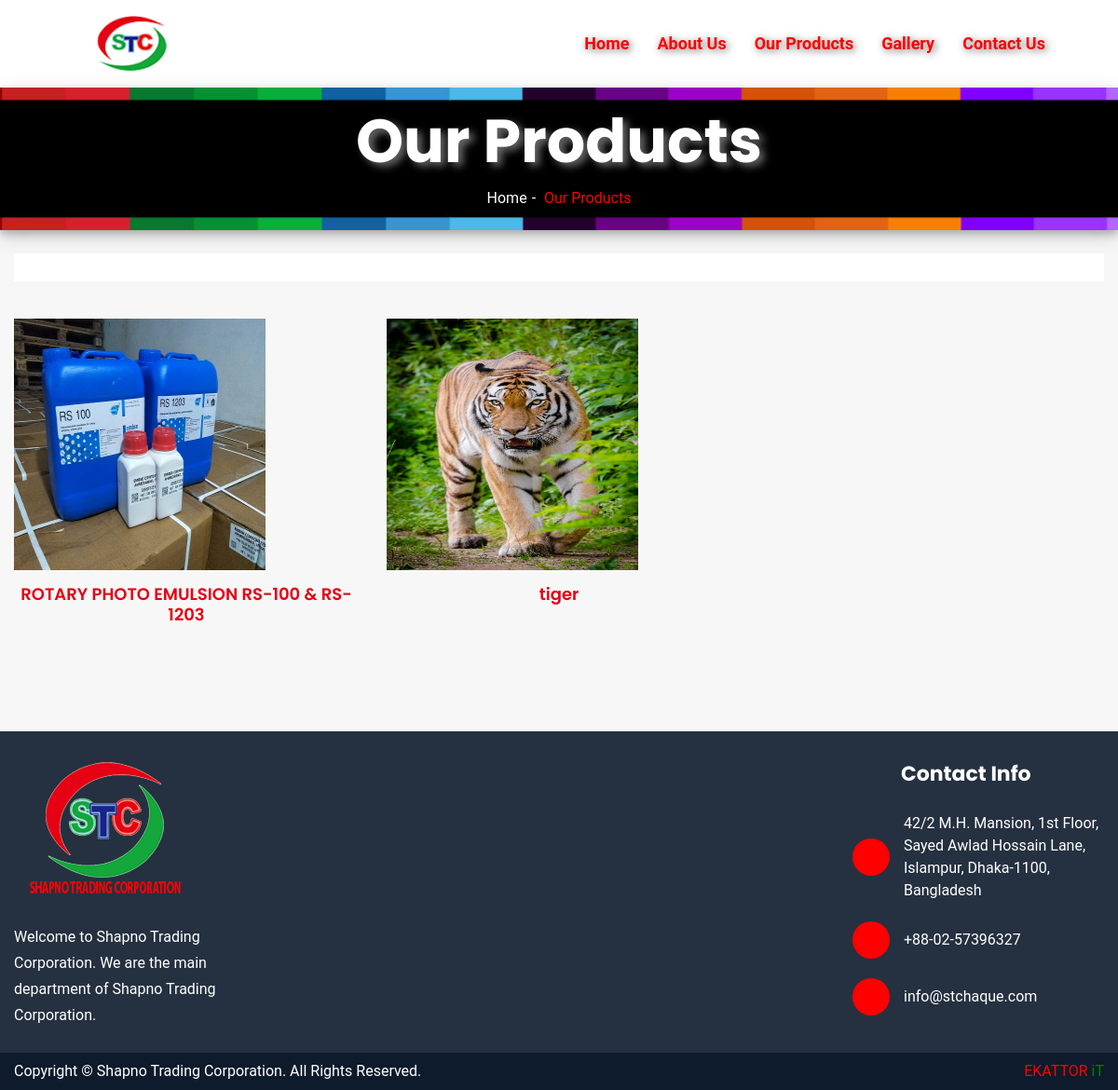
/product, run on the app's committed database.
### home/models.py (models this page shows, shortened)
class Product(models.Model):
    CATEGORY_CHOICES = (
        ('Rotary Nickel Screen', 'Rotary Nickel Screen'),
        ('Flat Bed Screen', 'Flat Bed Screen'),
        ('Reactive Dyes', 'Reactive Dyes'),
        ('Auxiliaries', 'Auxiliaries'),
    )
    title = models.CharField(max_length=100)
    category = models.CharField(max_length=100, choices=CATEGORY_CHOICES,)
    image = models.ImageField(upload_to='product')

### home/views.py (the view)
# urls.py: path('product', views.ProductView.as_view(), name='product'),  # product
class ProductView(View):
    def get(self, request):
        context = {
            'product': Product.objects.all(),
            'title': "Product",
            'pageview': "Home"
        }
        return render(request, 'home/product.html', context)

### templates/home/product.html (shortened to what this page needs)
{% load static %}
<!DOCTYPE html>
<html lang="en">
<head>
        <link rel="stylesheet" href="{% static 'front-end/css/bootstrap.min.css' %}">
        <link rel="stylesheet" href="{% static 'front-end/fonts/fontawesome/css/all.css' %}">
        <link rel="stylesheet" href="{% static 'front-end/fonts/flaticon/flaticon.css' %}">
        <link rel="stylesheet" href="{% static 'front-end/css/magnific-popup.css' %}">
        <link rel="stylesheet" href="{% static 'front-end/css/slick.css' %}">
        <link rel="stylesheet" href="{% static 'front-end/css/nice-select.css' %}">
        <link rel="stylesheet" href="{% static 'front-end/css/jquery-ui.min.css' %}">
        <link rel="stylesheet" href="{% static 'front-end/css/animate.css' %}">
        <link rel="stylesheet" href="{% static 'front-end/css/default.css' %}">
        <link rel="stylesheet" href="{% static 'front-end/css/style.css' %}">
    </head>
    <body>
        <header class="header-area header-area-v1">
            <div class="header-navigation">
                <div class="container-fluid">
                    <div class="row align-items-center">
                        <div class="col-lg-2 col-md-6 col-6">
                            <div class="site-branding">
                                <div class="brand-logo">
                                    <a href="{% url 'home' %}"><img src="{% static 'front-end/images/5.png' %}" alt=""></a>
                                </div>
                            </div>
                        </div>
                        <div class="col-lg-10 col-md-4 col-4">
                            <div class="nav-menu">
                                <nav class="main-menu">
                                    <ul>
                                        <li class="menu-item menu-item-has-children"><a href="{% url 'home' %}"><b>Home</b></a>
                                        </li>
                                        <li class="menu-item"><a href="{% url 'about' %}"><b>About Us</b></a></li>
                                        <li class="menu-item menu-item-has-children"><a href="{% url 'product' %}"><b>Our Products</b></a>
                                        </li>
                                        <li class="menu-item menu-item-has-children"><a href="{% url 'gallery' %}"><b>Gallery</b></a>
                                        </li>
                                        <li class="menu-item"><a href="{% url 'contact' %}"><b>Contact Us</b></a></li>
                                    </ul>
                                </nav>
                            </div>
                        </div>
                </div>
            </div>
        </header>
        <section class="breadcrumbs-section bg_cover" style="background-image: url('{% static 'front-end/images/bg/breadcrumbs-bg.jpg' %}');">
            <div class="container">
                <div class="row justify-content-center">
                    <div class="col-lg-8">
                        <div class="breadcrumbs-content text-center">
                            <h1>Our Products</h1>
                            <ul class="link">
                                <li><a href="{% url 'home' %}">Home</a></li>
                                <li class="active">Our Products</li>
                            </ul>
                        </div>
                    </div>
                </div>
            </div>
        </section>
        <section class="shop-grid-section pt-120 pb-80 light-bg">
            <div class="container">
                <div class="row">
                    <div class="col-lg-12">
                        <div class="shop-filter mb-40">
                        </div>
                        <div class="row">
                            {% for item in product %}
                            <div class="col-lg-4 col-md-6 col-sm-12">
                                <div class="woocommerce-product">
                                    <div class="woocommerce-product-inner">
                                        <div class="woocommerce-product-header">
                                            <a href="#!"><img src="{{ item.image.url }}" alt="" style="height: 270px; width: 270px;"></a>
                                        </div>
                                        <div class="woocommerce-product-content">
                                            <div class="woocommerce-product-holder">
                                                <h3 class="woocommerce-product-title"><a href="#!">{{item.title}}</a></h3>
                                            </div>
                                        </div>
                                    </div>
                                </div>
                            </div>
                        {% endfor %}
                    </div>
                </div>
            </div>
        </section>
        <footer class="bebsa-footer footer-v2 bg_cover">
            <div class="container">
                <div class="footer-widget pb-60 pt-65">
                    <div class="row">
                        <div class="col-lg-3 col-md-6 col-sm-12">
                            <div class="footer-widget__column footer-widget__about">
                                <div class="footer-widget__about-logo">
                                    <a href="{% url 'home' %}"><img src="{% static 'front-end/images/7.png' %}" alt=""></a>
                                            <p style="color:white;"><br>Welcome to Shapno Trading Corporation.
                                            We are the main department of Shapno Trading Corporation.</p>
                                </div>
                            </div>
                        </div>
                        <div class="col-lg-3 col-md-6 col-sm-12">
                        </div>
                        <div class="col-lg-3 col-md-6 col-sm-12">
                        </div>
                        <div class="col-lg-3 col-md-6 col-sm-12">
                            <div class="widget contact-widget mb-40">
                                <h4 class="widget-title">Contact Info</h4>
                                <div class="contact-info">
                                    <div class="single-info d-flex align-items-center">
                                        <div class="icon">
                                            <i class="fas fa-map-marker-alt"></i>
                                        </div>
                                        <div class="info ml-15">
                                            <p>42/2 M.H. Mansion, 1st Floor, Sayed Awlad Hossain Lane, Islampur, Dhaka-1100, Bangladesh</p>
                                        </div>
                                    </div>
                                    <div class="single-info d-flex align-items-center">
                                        <div class="icon">
                                            <i class="fas fa-phone"></i>
                                        </div>
                                        <div class="info ml-15">
                                            <p><a href="tel:+3292283930002">+88-02-57396327</a></p>
                                        </div>
                                    </div>
                                    <div class="single-info d-flex align-items-center">
                                        <div class="icon">
                                            <i class="fa fa-envelope"></i>
                                        </div>
                                        <div class="info ml-15">
                                            <p><a href="mailto:info@stchaque.com">info@stchaque.com</a></p>
                                        </div>
                                    </div>
                                </div>
                            </div>
                        </div>
                    </div>
                </div>
            </div>
            <div class="copyright-area">
                <div class="container">
                    <div class="row">
                        <div class="col-6">
                            <div class="copyright-text float-left">
                                <p>Copyright &copy; Shapno Trading Corporation. All Rights Reserved.</p>
                            </div>
                        </div>
                         <div class="col-6">
                              <div class="ekattorit float-right">
                                <a href="https://www.ekattorit.com/" target="_blank"><span style="color:#FF0000">EKATTOR</span> <span style="color:green">iT</span></a>
                            </div>
                         </div>
                    </div>
                </div>
            </div>
        </footer>
    </body>
</html>

### static/front-end/css/default.css (style rules this page uses)
.mb-40 { margin-bottom: 40px; }
.ml-15 { margin-left: 15px; }
.pt-65 { padding-top: 30px; }
.pt-120 { padding-top: 25px; padding-bottom: 45px; }
.pb-80 { padding-bottom: 80px; }

### data on the page
Product: image (picture), title "ROTARY PHOTO EMULSION RS-100 & RS-1203"
Product: image (picture), title "tiger"
